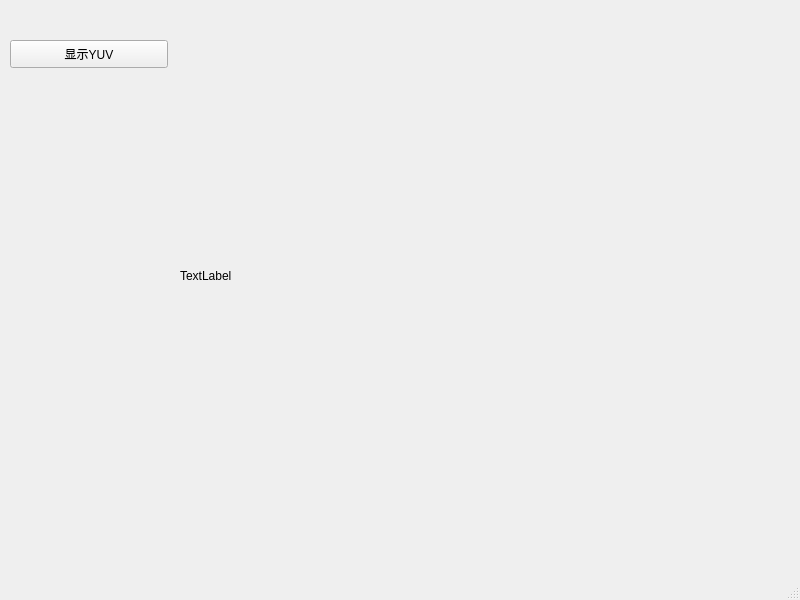
<?xml version="1.0" encoding="UTF-8"?>
<ui version="4.0">
 <class>MainWindow</class>
 <widget class="QMainWindow" name="MainWindow">
  <property name="geometry">
   <rect>
    <x>0</x>
    <y>0</y>
    <width>800</width>
    <height>600</height>
   </rect>
  </property>
  <property name="windowTitle">
   <string>MainWindow</string>
  </property>
  <widget class="QWidget" name="centralwidget">
   <widget class="QPushButton" name="displayBtn">
    <property name="geometry">
     <rect>
      <x>10</x>
      <y>40</y>
      <width>158</width>
      <height>28</height>
     </rect>
    </property>
    <property name="text">
     <string>显示YUV</string>
    </property>
   </widget>
   <widget class="QLabel" name="label">
    <property name="geometry">
     <rect>
      <x>180</x>
      <y>20</y>
      <width>512</width>
      <height>512</height>
     </rect>
    </property>
    <property name="text">
     <string>TextLabel</string>
    </property>
   </widget>
  </widget>
  <widget class="QMenuBar" name="menubar">
   <property name="geometry">
    <rect>
     <x>0</x>
     <y>0</y>
     <width>800</width>
     <height>25</height>
    </rect>
   </property>
  </widget>
  <widget class="QStatusBar" name="statusbar"/>
 </widget>
 <resources/>
 <connections/>
</ui>
